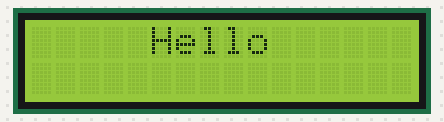
A program run on a simulated Raspberry Pi Pico running MicroPython. Parts: 16×2 character LCD. Library files of the repository ran but are not shown: pico_i2c_lcd.py; what the program prints to the serial console is not drawn.

Above: at 0.22 s.

Measured:
- by itself, everything shown: repeats every 0.63 s, in 4 steps

The program:

main.py
```python
from machine import Pin, I2C
from pico_i2c_lcd import I2cLcd
from time import sleep,sleep_ms
from SSD1306 import SSD1306_I2C

i2c=I2C(1,sda=Pin(2),scl=Pin(3),freq=400000) #LCD I2C Route
i2d=I2C(0,sda=Pin(8),scl=Pin(9),freq=400000) #OLED I2C Route

vcc6=Pin(10, Pin.OUT)
vcc2=Pin(0, Pin.OUT)
vcc2.high()
vcc6.high()

print(hex(i2c.scan()[0]))
#print(hex(i2d.scan()[0]))

lcd=I2cLcd(i2c,0x27,2,16)
#oled=SSD1306_I2C(128,64,i2d)

lcd.custom_char(0,bytearray([0x03,0x04,0x0A,0x10,0x12,0x0B,0x04,0x03]))
lcd.custom_char(1,bytearray([0x18,0x04,0x0A,0x01,0x09,0x1A,0x04,0x18]))


while True:
    lcd.clear()
    #oled.fill(0)
    lcd.move_to(5,0)
    lcd.putstr("Hello")
    #oled.text("Hello",5,5)
    #oled.show()
    sleep(0.3)

    lcd.clear()
    #oled.fill(0)
    lcd.move_to(5,1)
    lcd.putstr("World")
    lcd.move_to(11,1)
    lcd.putchar(chr(0))
    lcd.move_to(12,1)
    lcd.putchar(chr(1))
    #oled.text("World",85,52)
    #oled.show()
    sleep(0.3)
```
